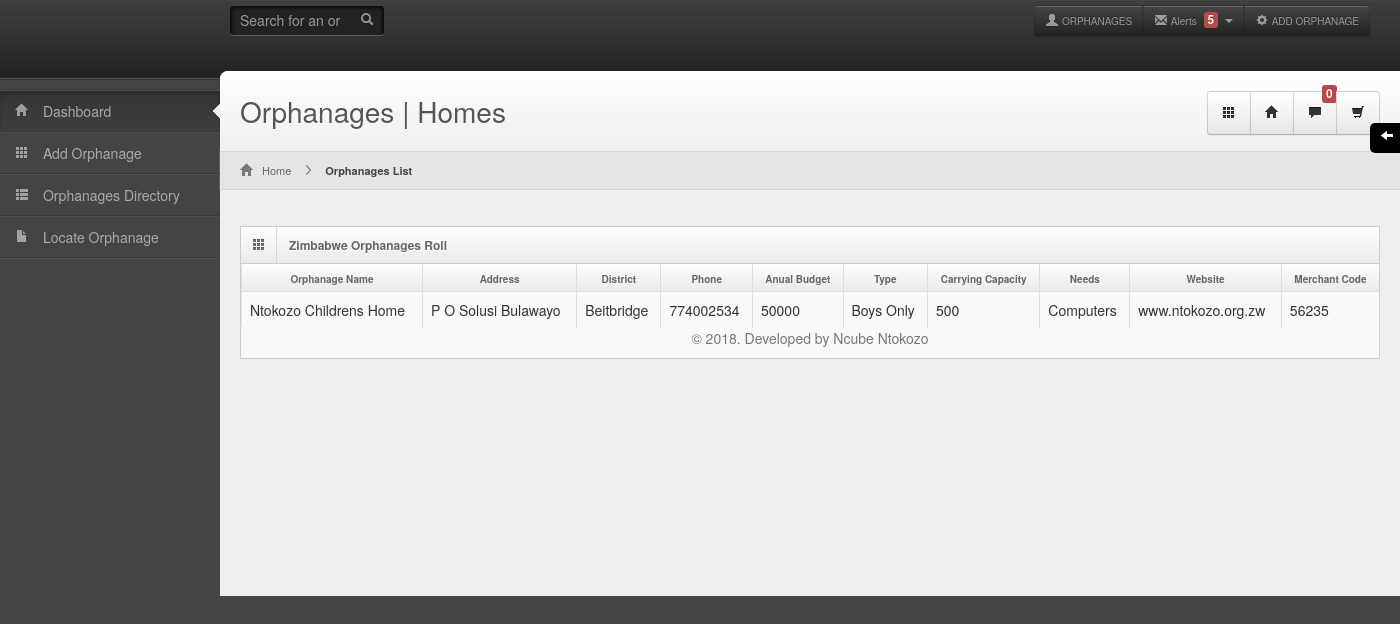
/orphanages.php, run on the app's committed database.
### tables this page shows
CREATE TABLE `homes` (
  `ID` int(11) NOT NULL,
  `orphanage_name` varchar(255) NOT NULL,
  `orphanage_address` varchar(255) DEFAULT NULL,
  `orphanage_capacity` int(11) DEFAULT NULL,
  `orphanage_district` varchar(255) DEFAULT NULL,
  `orphanage_website` varchar(255) DEFAULT NULL,
  `orphanage_cell` bigint(11) DEFAULT NULL,
  `orphanage_billercode` int(5) DEFAULT NULL,
  `orphanage_type` varchar(255) DEFAULT NULL,
  `orphanage_yearly_fund` int(11) DEFAULT NULL,
  `orphanage_other_needs` varchar(255) DEFAULT NULL
);

### orphanages.php (the view, shortened to what this page needs)
<?php
include "incl/header.php";
		include "incl/sidebar.php";
		include "incl/footer.php";
			?>
		<div id="content">
			<div id="content-header">
				<h1>Orphanages | Homes</h1>
					<div class="btn-group">
					<a class="btn btn-large tip-bottom" title="Manage Files"><i class="icon-th"></i></a>
					<a class="btn btn-large tip-bottom" title="Manage Home Page"><i class="icon-home"></i></a>
					<a class="btn btn-large tip-bottom" title="Manage Alerts"><i class="icon-comment"></i><span class="label label-important">0</span></a>
					<a class="btn btn-large tip-bottom" title="Donate"><i class="icon-shopping-cart"></i></a>
				</div>
			</div>
			<div id="breadcrumb">
				<a href="#" title="Go to Home" class="tip-bottom"><i class="icon-home"></i> Home</a>
				<a href="#" class="current">Orphanages List</a>
			</div>
			<div class="container-fluid">
				<div class="row-fluid">
					<div class="span12">
						<div class="widget-box">
							<div class="widget-title">
								<span class="icon">
									<i class="icon-th"></i>
								</span>
								<h5>Zimbabwe Orphanages Roll</h5>
							</div>
							<div class="widget-content nopadding">
								<table class="table table-bordered table-striped">
									<thead>
										<tr>
											<th>Orphanage Name</th>
											<th>Address</th>
											<th>District</th>
											<th>Phone</th>
                                            <th>Anual Budget</th>
											<th>Type</th>
											<th>Carrying Capacity</th>
											<th>Needs</th>
                                            <th>Website</th>
											<th>Merchant Code</th>
											</tr>
									</thead>
									<tbody>
                                          <?php
  $conn=mysqli_connect('localhost','root','','orphanage');
  $table=mysqli_query($conn,'SELECT * FROM homes');
  while($row=mysqli_fetch_array($table))
			{
				;?>
					   <tr><td><?php echo $row['orphanage_name'];?></td>
                       <td><?php echo $row['orphanage_address'];?></td>
                        <td><?php echo $row['orphanage_district'];?></td>
                        <td> <?php echo $row['orphanage_cell'];?></td>
                         <td> <?php echo $row['orphanage_yearly_fund'];?></td>
                        <td> <?php echo $row['orphanage_type'];?></td>
                        <td> <?php echo $row['orphanage_capacity'];?></td>
                         <td> <?php echo $row['orphanage_other_needs'];?></td>
                          <td> <?php echo $row['orphanage_website'];?></td>
                          <td><?php echo $row['orphanage_billercode'];?></td>
				</tr>
                         <?php }  echo "</table>";?>
			<?php include "incl/footer.php" ?>

### incl/header.php (shortened to what this page needs)
<!DOCTYPE html>
<html lang="en">
	<head>
		<link rel="stylesheet" href="css/bootstrap.min.css" />
		<link rel="stylesheet" href="css/bootstrap-responsive.min.css" />
		<link rel="stylesheet" href="css/fullcalendar.css" />
		<link rel="stylesheet" href="css/unicorn.main.css" />
		<link rel="stylesheet" href="css/unicorn.grey.css" class="skin-color" />
	<meta http-equiv="Content-Type" content="text/html; charset=utf-8" /></head>
	<body>
		<div id="header">
			<h1><a href="#">Orphanages Directory </a></h1>
		</div>
		<div id="search">
			<input type="text" placeholder="Search for an orphanage here.." /><button type="submit" class="tip-right" title="Search"><i class="icon-search icon-white"></i></button>
		</div>
		<div id="user-nav" class="navbar navbar-inverse">
            <ul class="nav btn-group">
                <li class="btn btn-inverse"><a title="" href="orphanages.php"><i class="icon icon-user"></i> <span class="text">ORPHANAGES</span></a></li>
                <li class="btn btn-inverse dropdown" id="menu-messages"><a href="#" data-toggle="dropdown" data-target="#menu-messages" class="dropdown-toggle"><i class="icon icon-envelope"></i> <span class="text">Alerts</span> <span class="label label-important">5</span> <b class="caret"></b></a>
                </li>
                <li class="btn btn-inverse"><a title="" href="#"><i class="icon icon-cog"></i> <span class="text">ADD ORPHANAGE</span></a></li>
            </ul>
        </div>

### incl/sidebar.php (shortened to what this page needs)
<div id="sidebar">
			<ul>
				<li class="active"><a href="index.php"><i class="icon icon-home"></i> <span>Dashboard</span></a></li>
				<li><a href="register.php"><i class="icon icon-th"></i> <span>Add Orphanage</span></a></li>
				<li><a href="orphanages.php"><i class="icon icon-th-list"></i> <span>Orphanages Directory</span></a></li>
				<li><a href="orphanages.php"><i class="icon icon-file"></i> <span>Locate Orphanage</span></a>
					</li>
		</div>
		<div id="style-switcher">
			<i class="icon-arrow-left icon-white"></i>
		</div>

### incl/footer.php (shortened to what this page needs)
<div class="row-fluid">
					<div id="footer" class="span12">
						 &copy; <?php echo date ('Y'); ?>. Developed by Ncube Ntokozo
					</div>
				</div>
			</div>
		</div>
	</body>
</html>

### css/unicorn.grey.css (style rules this page uses)
body { background-color: #444444; }
#header { box-shadow: 0 1px 0 #333333; background-color: #333333; background-image: -webkit-gradient(linear, 0 0%, 0 100%, from(#3F3F3F), to(#222222)); background-image: -webkit-linear-gradient(top, #3F3F3F 0%, #222222 100%); background-image: -moz-linear-gradient(top, #3F3F3F 0%, #222222 100%); background-image: -ms-linear-gradient(top, #3F3F3F 0%, #222222 100%); background-image: -o-linear-gradient(top, #3F3F3F 0%, #222222 100%); background-image: linear-gradient(top, #3F3F3F 0%, #222222 100%); border-bottom: 1px solid #555555; }
#search input[type=text], #search button { background-color: #222222; }
#sidebar > ul { border-top: 1px solid #393939; border-bottom: 1px solid #4E4E4E; }
#sidebar > ul > li { border-top: 1px solid #4E4E4E; border-bottom: 1px solid #393939; }
#sidebar > ul > li.active { background-color: #3a3a3a; background-image: -webkit-gradient(linear, 0 0%, 0 100%, from(#333333), to(#3F3F3F)); background-image: -webkit-linear-gradient(top, #333333 0%, #3F3F3F 100%); background-image: -moz-linear-gradient(top, #333333 0%, #3F3F3F 100%); background-image: -ms-linear-gradient(top, #333333 0%, #3F3F3F 100%); background-image: -o-linear-gradient(top, #333333 0%, #3F3F3F 100%); background-image: linear-gradient(top, #333333 0%, #3F3F3F 100%); }

### data on the page
homes: orphanage_name "Ntokozo Childrens Home", orphanage_address "P O Solusi Bulawayo", orphanage_district "Beitbridge", orphanage_cell "774002534", orphanage_yearly_fund "50000", orphanage_type "Boys Only", orphanage_capacity "500", orphanage_other_needs "Computers", orphanage_website "www.ntokozo.org.zw", orphanage_billercode "56235"

### other printed values
date ('Y') "2018"
